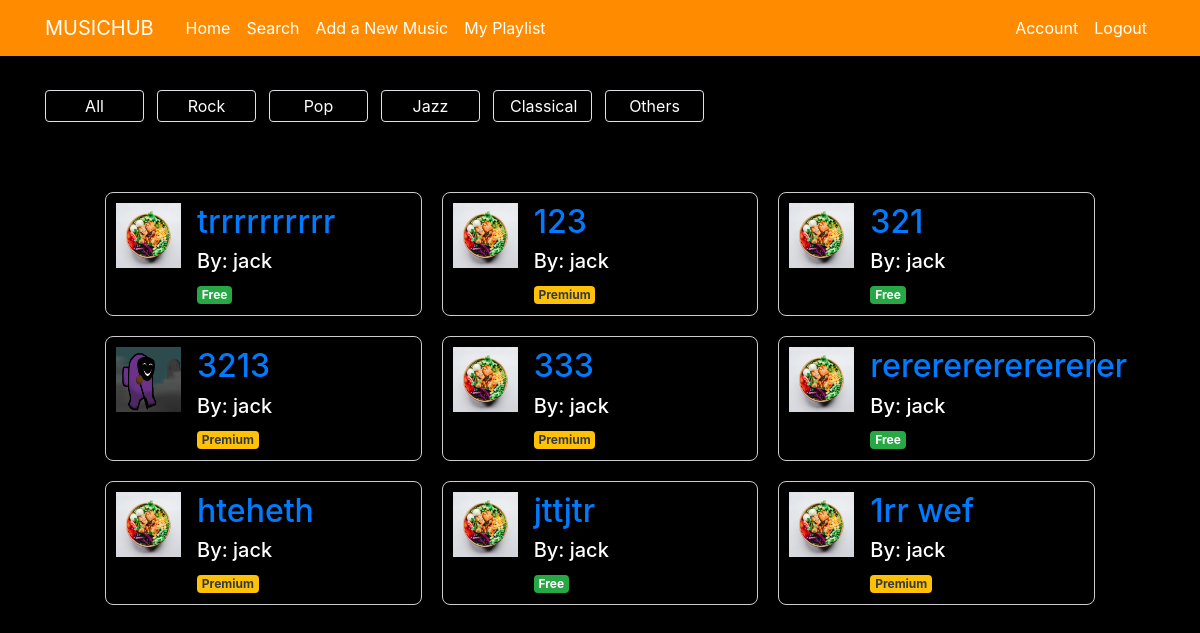
The page /music_library (signed in) on the database as committed earlier.
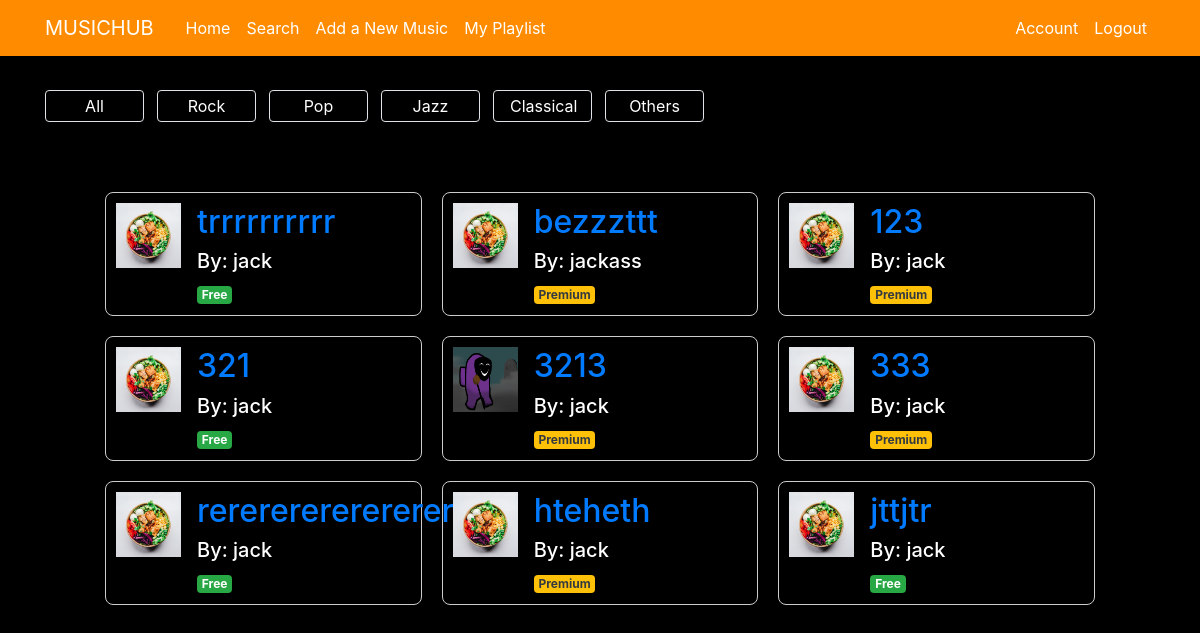
The same page on the database as committed later.
### musicapp/models.py (models this page shows, shortened)
class Genre(db.Model):
    id = db.Column(db.Integer, primary_key=True)
    name = db.Column(db.String(50), nullable=False)

class Music(db.Model):
    id = db.Column(db.Integer, primary_key=True)
    title = db.Column(db.String(40), nullable=False)
    creator_id = db.Column(db.Integer, db.ForeignKey('user.id'), nullable=False)
    cover_image_file = db.Column(db.String(100), nullable=False, default='default_cover.jpg')  # Default cover
    upload_date = db.Column(db.Date, nullable=False, default=datetime.utcnow)
    genre_id = db.Column(db.Integer, db.ForeignKey('genre.id'))
    shareable = db.Column(db.Boolean, default=True)
    premium = db.Column(db.Boolean, default=False)

class User(db.Model, UserMixin):
    id = db.Column(db.Integer, primary_key=True)
    username = db.Column(db.String(20), unique=True, nullable=False)
    image_file = db.Column(db.String(20), nullable=False, default='default.jpg')
    password = db.Column(db.String(60), nullable=False)
    role = db.Column(db.String(10), nullable=False, default='user')  # 'user' or 'creator'
    bank_details = db.Column(db.String(50), nullable=True)  # Only for creators

### musicapp/routes.py (the view)
@bp.route("/music_library")
def music_library():
    genres = [genre.name for genre in Genre.query.all()]
    music_page = request.args.get('page', 1, type=int)
    if not current_user.is_authenticated:
        music_list = Music.query.filter_by(premium=0).order_by(Music.upload_date.desc()).paginate(page=music_page, per_page=9)
    else:
        music_list = Music.query.order_by(Music.upload_date.desc()).paginate(page=music_page, per_page=9)
    music_creators = [User.query.get(music.creator_id).username for music in music_list.items]
    return render_template('music_library.html', music_list=music_list, genres=genres, music_creators = music_creators)

### musicapp/models.py (called while the page is built)
@login_manager.user_loader
def load_user(user_id):
    return User.query.get(int(user_id))

### musicapp/templates/music_library.html
{% extends "layout.html" %}
{% block content %}
<div class="navbar-expand-lg navbar-nav tag-grid">
  <a class="nav-item nav-link border spaceme tag-item click-yellow rounded" href="{{ url_for('main.music_library') }}"> All </a>
  {% for genre in genres %}
    <a class="nav-item border rounded spaceme click-yellow tag-item" href="{{ url_for('main.filteredsearch', genre=genre) }}"> {{ genre }} </a>
  {% endfor %}
</div>
<div class="ezcontainer">
  {% for music in music_list.items %}
    <article class="music-box content-section media">
      <a href="{{ url_for('main.get_music', music_id=music.id) }}">
        <img class="article-img" src="{{ url_for('static', filename='cover_pics/' + music.cover_image_file|string) }}">
      </a>
      <div class="media-body">
        <h2 class="article-title">
          <a href="{{ url_for('main.get_music', music_id=music.id) }}">{{ music.title }}</a>
        </h2>
        <h5 class="article-content">By: {{ music_creators[loop.index0] }}</h5>
        {% if music.premium %}
          <span class="badge bg-warning text-dark">Premium</span>
        {% else %}
          <span class="badge bg-success">Free</span>
        {% endif %}
      </div>
    </article>
  {% endfor %}
</div>
{% endblock content %}

### musicapp/templates/layout.html (shortened to what this page needs)
<!DOCTYPE html>
<html>
<head>
    <link rel="stylesheet" href="https://maxcdn.bootstrapcdn.com/bootstrap/4.0.0/css/bootstrap.min.css">
    <link rel="stylesheet" type="text/css" href="{{ url_for('static', filename='main.css') }}">
</head>
<body>
    <header class="site-header">
      <nav class="navbar navbar-expand-md navbar-dark bg-steel fixed-top">
        <div class="container">
            <a class="navbar-brand mr-4" href="/">MUSICHUB</a>
          <div class="collapse navbar-collapse" id="navbarToggle">
            <div class="navbar-nav mr-auto">
              <a class="nav-item nav-link" href="{{ url_for('main.home') }}">Home</a>
              <a class="nav-item nav-link" href="{{ url_for('main.music_library') }}">Search</a>
			  {% if current_user.role == "creator" %}
			  <a class="nav-item nav-link" href="{{ url_for('main.new_music') }}">Add a New Music</a>
			  {% endif %}
              {% if current_user.is_authenticated %}
              <a class="nav-item nav-link" href="{{ url_for('main.playlist') }}">My Playlist</a>
              {% endif %}
            </div>
            <div class="navbar-nav">
              {% if current_user.is_authenticated %}
                <a class="nav-item nav-link" href="{{ url_for('main.account') }}">Account</a>
                <a class="nav-item nav-link" href="{{ url_for('main.logout') }}">Logout</a>
              {% else %}
                <a class="nav-item nav-link" href="{{ url_for('main.login') }}">Login</a>
                <a class="nav-item nav-link" href="{{ url_for('main.register') }}">Register</a>
              {% endif %}
            </div>
          </div>
        </div>
      </nav>
    </header>
    <main role="main" class="container">
      <div class="row">
        <div class="col-md-12 position-relative">
          {% block content %}{% endblock %}
        </div>
      </div>
    </main>
</body>
</html>

### musicapp/static/main.css (style rules this page uses)
body { background: #000000; color: #ffffff; margin-top: 5rem; }
h1, h2, h3, h4, h5, h6 { color: #ffffff; }
.bg-steel { background-color: #ff8c00; }
.site-header .navbar-nav .nav-link { color: #ffffff; }
.tag-grid { display: flex; justify-content: center; flex-wrap: wrap; gap: 10px; padding: 10px 0; text-align: center; }
.tag-item { display: inline-block; padding: 10px 20px; border: 1px solid #ccc; border-radius: 10px; text-align: center; background-color: #1c1c1c; color: white; }
.article-title { color: #ffffff; }
.article-content { white-space: pre-line; }
.article-img { height: 65px; width: 65px; margin-right: 16px; }
.music-box { flex: 1 1 calc(33.333% - 40px); max-width: calc(33.333% - 40px); border: 1px solid #ccc; border-radius: 8px; padding: 10px; box-sizing: border-box; margin: 10px; }
.click-yellow { background-color: transparent; }
.rounded { border-radius: 20px; }
.tag-grid { display: grid; grid-template-columns: repeat(auto-fill, minmax(100px, 1fr)); grid-gap: 10px; margin-bottom: 30px; }
.tag-item { display: block; padding: 10px; border: 1px solid #ccc; border-radius: 10px; text-align: center; }
.spaceme { position: relative; display: inline-block; padding: 3px 16px !important; margin-right: 3px; }
.ezcontainer { display: flex; flex-wrap: wrap; justify-content: center; padding: 20px; max-width: 1200px; margin: auto; }

Rows that differ between the two databases and show on the page:
no longer on this page (row unchanged): Music: cover_image_file (placeholder picture), title "1rr wef", {{ music_creators[loop.index0] }} "jack", premium "Premium"
added Music: cover_image_file (placeholder picture), title "bezzzttt", premium "Premium"
added User: username "jackass"
